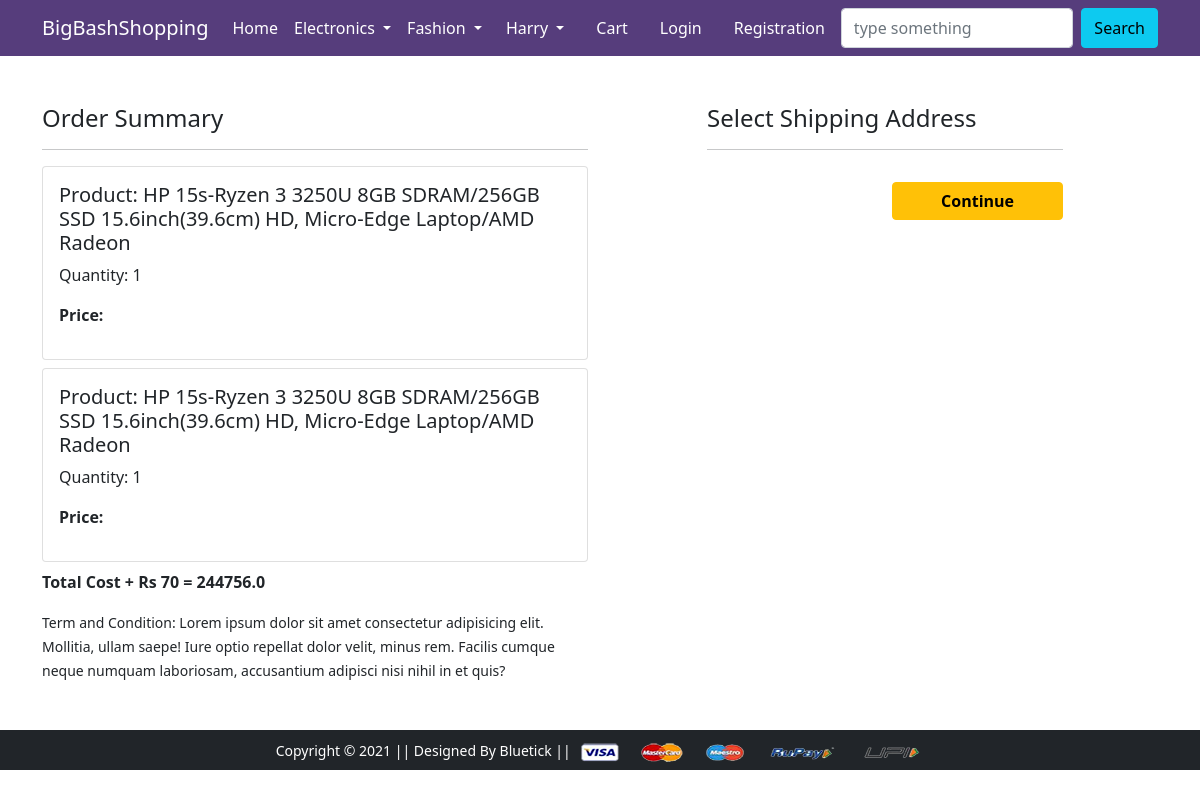
The page /checkout/ (signed in) on the database its author committed.
### app/models.py (models this page shows, shortened)
class Cart(models.Model):
    user = models.ForeignKey(User, on_delete=models.CASCADE)
    product = models.ForeignKey(Product, on_delete=models.CASCADE)
    quantity = models.PositiveIntegerField(default =1)

class Product(models.Model):
    title = models.CharField(max_length=100)
    selling_price=models.FloatField()
    discounted_price=models.FloatField()
    description=models.TextField()
    brand = models.CharField(max_length=200)
    category = models.CharField(choices = CATEGORY_CHOICES,max_length=2)
    product_image = models.ImageField(upload_to='producting')

### app/views.py (the view)
# urls.py: path('checkout/', views.checkout, name='checkout'),
@login_required
def checkout(request):
    user = request.user
    add = Customer.objects.filter(user=user)
    cart_items = Cart.objects.filter(user=user)
    amount=0.0
    shipping_amount=70.0
    totalamount= 0.0
    cart_product = [p for p in Cart.objects.all() if p.user == request.user]
    if cart_product:
        for p in cart_product:
            tempamount=(p.quantity * p.product.discounted_price)
            amount+= tempamount
        totalamount= amount+ shipping_amount
    return render(request, 'app/checkout.html',{'add': add, 'totalamount':totalamount, 'cart_items':cart_items})

### app/templates/app/checkout.html (shortened to what this page needs)
{% extends 'app/base.html' %}
{% load static %}
{% block main-content %}
<div class="container">
 <div class="row mt-5">
  <div class="col-sm-6">
    <h4>Order Summary</h4>
    <hr>
    {% for item in cart_items %}
      <div class="card mb-2">
        <div class="card-body">
          <h5>Product: {{item.product.title}}</h5>
          <p>Quantity: {{item.quantity}}</p>
          <p class="fw-bold">Price: {{item.total_cost}} </p>
        </div>
      </div>
      {% endfor %}
      <p class="fw-bold">Total Cost + Rs 70 = {{totalamount}}</p>
    <small>Term and Condition: Lorem ipsum dolor sit amet consectetur adipisicing elit. Mollitia, ullam saepe! Iure optio repellat dolor velit, minus rem. Facilis cumque neque numquam laboriosam, accusantium adipisci nisi nihil in et quis?</small>
  </div>
  <div class="col-sm-4 offset-sm-1">
    <h4>Select Shipping Address</h4>
    <hr>
    <form action="/paymentdone">
        <div class="text-end">
          <button type="submit" class="btn btn-warning mt-3 px-5 fw-bold">Continue</button>
        </div>
      </form>
    </div>
  </div>
</div>
{% endblock main-content %}

### rows shown on the page
Cart: product "HP 15s-Ryzen 3 3250U 8GB SDRAM/256GB SSD 15.6inch(39.6cm) HD, Micro-Edge Laptop/AMD Radeon", quantity "1"
Cart: product "HP 15s-Ryzen 3 3250U 8GB SDRAM/256GB SSD 15.6inch(39.6cm) HD, Micro-Edge Laptop/AMD Radeon", quantity "1"

### other values the page prints
{{ totalamount }} "244756.0"
